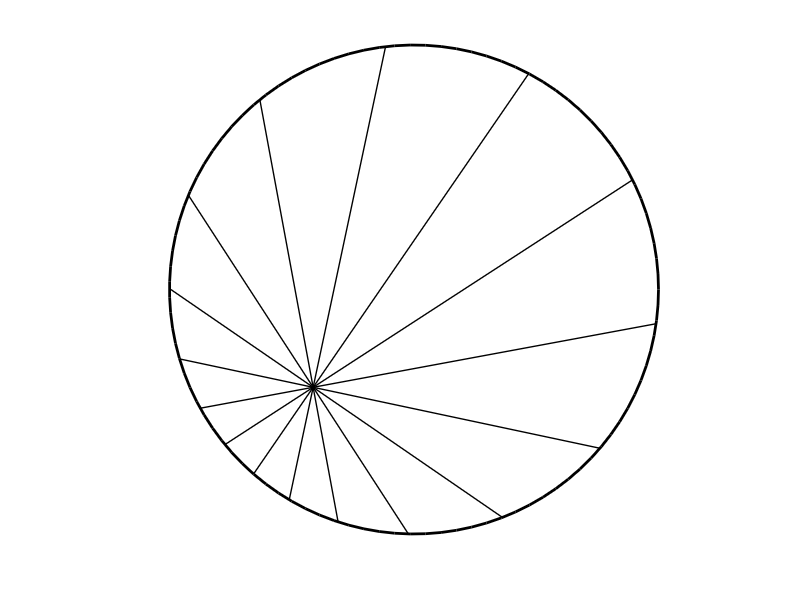

This chart was generated by the following MATLAB code:
close
clear
clc
% Pizza theorem DEMO from K!W! BiRD 
% https://youtu.be/cCSZdpaaYQ0
% Contact:kiwibird0723@gmail.com

% r circle size
% x_0 y_0 are the cutting point of the pizza have to be located inside the circle
% n is the total cut number
% theta_0 the tilt angel between horizontal line for the first cut

r=8;
x_0=-3.3;
y_0=-3.2;
n=8;
theta_0=-12;
degree=180/n;

pbaspect([1 1 1])
viscircles([0 0],r,'Color','k')
set(gca,'XColor', 'none','YColor','none')
axis equal
hold on
pause(1)

for i=1:n
    hold on
    axis([-r r -r r])
    tan_theta=tan((theta_0+degree*i)*pi/180);
    b=y_0-tan_theta*x_0;
    x1=(-2*b*tan_theta+sqrt(4*b*b*tan_theta*tan_theta-4*(1+tan_theta*tan_theta)*(b^2-r^2)))/(2*(1+tan_theta^2))
    x2=(-2*b*tan_theta-sqrt(4*b*b*tan_theta*tan_theta-4*(1+tan_theta*tan_theta)*(b^2-r^2)))/(2*(1+tan_theta^2))
    y1=(2*b+sqrt(4*b*b-4*(1+tan_theta*tan_theta)*(b^2-r^2*tan_theta*tan_theta)))/(2*(1+tan_theta^2))
    y2=(2*b-sqrt(4*b*b-4*(1+tan_theta*tan_theta)*(b^2-r^2*tan_theta*tan_theta)))/(2*(1+tan_theta^2))
    
    if tan_theta>0
         h=plot([x1 x2],[y1 y2],'k')
         set(h(1),'linewidth',1,'linestyle','-');
         pause(0.25)
    end
    
    if tan_theta<0
         h=plot([x2 x1],[y1 y2],'k')
        set(h(1),'linewidth',1,'linestyle','-');
         pause(0.25)
    end
    
end
